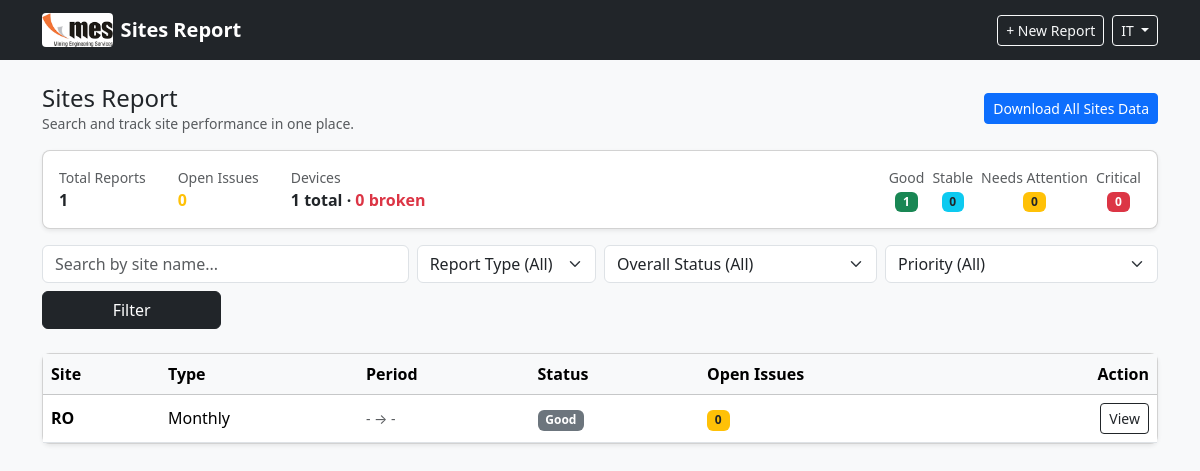
The page / (signed in) on the database its author committed.
### tables this page shows
CREATE TABLE reports (
        id INTEGER PRIMARY KEY AUTOINCREMENT,
        site_name TEXT NOT NULL,
        location TEXT,
        report_type TEXT NOT NULL,
        period_start TEXT,
        period_end TEXT,
        prepared_by TEXT,
        department TEXT,
        date_submitted TEXT,
        prepared_by_title TEXT,
        office_manager TEXT,
        director_it TEXT,
        site_manager_hr TEXT,
        internet_service_provider TEXT,
        internet_ip TEXT,
        kit_number TEXT,
        recharge_contact TEXT,
        wifi_password TEXT,
        router_password TEXT,
        internet_note TEXT,

        executive_summary TEXT,
        overall_status TEXT,

        network_status TEXT,
        power_status TEXT,
        hardware_status TEXT,
        biomedical_status TEXT,
        cameras_live INTEGER DEFAULT 0,
        cameras_down INTEGER DEFAULT 0,
        biometrics_live INTEGER DEFAULT 0,
        biometrics_down INTEGER DEFAULT 0,
        software_status TEXT,
        security_status TEXT,

        recommendations TEXT,
        risks_constraints TEXT,
        conclusion TEXT,

        created_at TEXT NOT NULL
    );

### app.py (the view, shortened to what this page needs)
@app.route("/")
@login_required
def index():
    site = request.args.get("site", "").strip()
    status = request.args.get("status", "").strip()
    priority = request.args.get("priority", "").strip()
    report_type = request.args.get("report_type", "").strip()
    conn = get_db()
    cur = conn.cursor()
    query = """
        SELECT r.*,
        (SELECT COUNT(*) FROM issues i WHERE i.report_id = r.id AND i.status != 'Resolved') AS open_issues
        FROM reports r
        WHERE 1=1
    """
    params = []
    if site:
        query += " AND r.site_name LIKE ?"
        params.append(f"%{site}%")
    if status:
        query += " AND r.overall_status = ?"
        params.append(status)
    if report_type:
        query += " AND r.report_type = ?"
        params.append(report_type)
    query += " ORDER BY r.created_at DESC"
    reports = cur.execute(query, params).fetchall()
    conn.close()
    total_reports = len(reports)
    total_open_issues = sum([r["open_issues"] or 0 for r in reports])
    status_counts = {"Good": 0, "Stable": 0, "Needs Attention": 0, "Critical": 0}
    for r in reports:
        s = r["overall_status"] or ""
        if s in status_counts:
            status_counts[s] += 1
    device_total = 0
    device_broken = 0
    report_ids = [r["id"] for r in reports]
    if report_ids:
        conn = get_db()
        cur = conn.cursor()
        q = f"SELECT COUNT(*) AS c FROM devices WHERE report_id IN ({','.join('?'*len(report_ids))})"
        device_total = cur.execute(q, report_ids).fetchone()["c"]
        q2 = f"SELECT COUNT(*) AS c FROM devices WHERE report_id IN ({','.join('?'*len(report_ids))}) AND status = ?"
        device_broken = cur.execute(q2, report_ids + ["Broken"]).fetchone()["c"]
        conn.close()
    return render_template(
        "index.html",
        reports=reports,
        site=site,
        status=status,
        report_type=report_type,
        priority=priority,
        total_reports=total_reports,
        total_open_issues=total_open_issues,
        status_counts=status_counts,
        device_total=device_total,
        device_broken=device_broken,
    )

### app.py (called while the page is built)
def get_db():
    os.makedirs(app.instance_path, exist_ok=True)
    conn = sqlite3.connect(DB_PATH)
    conn.row_factory = sqlite3.Row
    return conn

@app.before_request
def startup():
    init_db()

def login_required(f):
    @wraps(f)
    def decorated_function(*args, **kwargs):
        if 'user_id' not in session:
            flash("Please log in first.", "warning")
            return redirect(url_for('login'))
        return f(*args, **kwargs)
    return decorated_function

### templates/index.html (shortened to what this page needs)
{% extends "base.html" %}
{% block content %}
<div class="d-flex justify-content-between align-items-center mb-3">
  <div>
    <h4 class="mb-0">Sites Report</h4>
    <div class="text-muted small">Search and track site performance in one place.</div>
  </div>
  <div class="d-flex gap-2">
    <a class="btn btn-sm btn-primary" href="{{ url_for('download_all_csv') }}">Download All Sites Data</a>
  </div>
</div>
<div class="row mb-3">
  <div class="col-md-12">
    <div class="card shadow-sm">
      <div class="card-body d-flex flex-wrap gap-3 align-items-center">
        <div class="me-3">
          <div class="small text-muted">Total Reports</div>
          <div class="fw-bold">{{ total_reports or 0 }}</div>
        </div>
        <div class="me-3">
          <div class="small text-muted">Open Issues</div>
          <div class="fw-bold text-warning">{{ total_open_issues or 0 }}</div>
        </div>
        <div class="me-3">
          <div class="small text-muted">Devices</div>
          <div class="fw-bold">{{ device_total or 0 }} total · <span class="text-danger">{{ device_broken or 0 }} broken</span></div>
        </div>
        <div class="ms-auto d-flex gap-2">
          <div class="text-center">
            <div class="small text-muted">Good</div>
            <div class="badge bg-success">{{ status_counts['Good'] }}</div>
          </div>
          <div class="text-center">
            <div class="small text-muted">Stable</div>
            <div class="badge bg-info text-dark">{{ status_counts['Stable'] }}</div>
          </div>
          <div class="text-center">
            <div class="small text-muted">Needs Attention</div>
            <div class="badge bg-warning text-dark">{{ status_counts['Needs Attention'] }}</div>
          </div>
          <div class="text-center">
            <div class="small text-muted">Critical</div>
            <div class="badge bg-danger">{{ status_counts['Critical'] }}</div>
          </div>
        </div>
      </div>
    </div>
  </div>
</div>
<form class="row g-2 mb-4" method="GET">
  <div class="col-md-4">
    <input class="form-control" name="site" placeholder="Search by site name..." value="{{ site }}">
  </div>
  <div class="col-md-2">
    <select class="form-select" name="report_type">
      <option value="">Report Type (All)</option>
    </select>
  </div>
  <div class="col-md-3">
    <select class="form-select" name="status">
      <option value="">Overall Status (All)</option>
    </select>
  </div>
  <div class="col-md-3">
    <select class="form-select" name="priority">
      <option value="">Priority (All)</option>
    </select>
  </div>
  <div class="col-md-2 d-grid">
    <button class="btn btn-dark">Filter</button>
  </div>
</form>
<div class="card shadow-sm">
  <div class="card-body p-0">
    <div class="table-responsive">
      <table class="table table-hover mb-0 align-middle">
        <thead class="table-light">
          <tr>
            <th>Site</th>
            <th>Type</th>
            <th>Period</th>
            <th>Status</th>
            <th>Open Issues</th>
            <th class="text-end">Action</th>
          </tr>
        </thead>
        <tbody>
          {% for r in reports %}
          <tr>
            <td class="fw-semibold">{{ r.site_name }}</td>
            <td>{{ r.report_type }}</td>
            <td class="small text-muted">
              {{ r.period_start or "-" }} → {{ r.period_end or "-" }}
            </td>
            <td>
              <span class="badge bg-secondary">{{ r.overall_status }}</span>
            </td>
            <td>
              <span class="badge bg-warning text-dark">{{ r.open_issues }}</span>
            </td>
            <td class="text-end">
              <a class="btn btn-sm btn-outline-dark" href="{{ url_for('report_detail', report_id=r.id) }}">
                View
              </a>
            </td>
          </tr>
          {% else %}
          <tr>
            <td colspan="6" class="text-center text-muted py-4">
              No reports found.
            </td>
          </tr>
          {% endfor %}
        </tbody>
      </table>
    </div>
  </div>
</div>
{% endblock %}

### static/style.css (style rules this page uses)
body { background: #f8f9fa; }
.card { border-radius: 8px; }

### rows shown on the page
reports: site_name "RO", report_type "Monthly", period_start "-", period_end "-", overall_status "Good", open_issues "0"

### other values the page prints
{{ session['username'] }} "IT"
{{ total_reports or 0 }} "1"
{{ total_open_issues or 0 }} "0"
{{ device_total or 0 }} "1"
{{ device_broken or 0 }} "0"
{{ status_counts['Good'] }} "1"
{{ status_counts['Stable'] }} "0"
{{ status_counts['Needs Attention'] }} "0"
{{ status_counts['Critical'] }} "0"
